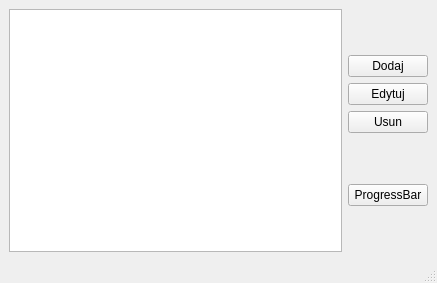
<?xml version="1.0" encoding="UTF-8"?>
<ui version="4.0">
 <class>MainWindow</class>
 <widget class="QMainWindow" name="MainWindow">
  <property name="geometry">
   <rect>
    <x>0</x>
    <y>0</y>
    <width>437</width>
    <height>283</height>
   </rect>
  </property>
  <property name="windowTitle">
   <string>MainWindow</string>
  </property>
  <widget class="QWidget" name="centralwidget">
   <layout class="QGridLayout" name="gridLayout">
    <item row="3" column="1">
     <widget class="QPushButton" name="pbUsun">
      <property name="text">
       <string>Usun</string>
      </property>
     </widget>
    </item>
    <item row="1" column="1">
     <widget class="QPushButton" name="pbDodaj">
      <property name="text">
       <string>Dodaj</string>
      </property>
     </widget>
    </item>
    <item row="0" column="0" rowspan="7">
     <widget class="QTableView" name="tableView"/>
    </item>
    <item row="2" column="1">
     <widget class="QPushButton" name="pbEdytuj">
      <property name="text">
       <string>Edytuj</string>
      </property>
     </widget>
    </item>
    <item row="5" column="1">
     <widget class="QPushButton" name="pbProgressBar">
      <property name="text">
       <string>ProgressBar</string>
      </property>
     </widget>
    </item>
   </layout>
  </widget>
  <widget class="QMenuBar" name="menubar">
   <property name="geometry">
    <rect>
     <x>0</x>
     <y>0</y>
     <width>437</width>
     <height>20</height>
    </rect>
   </property>
  </widget>
  <widget class="QStatusBar" name="statusbar"/>
 </widget>
 <resources/>
 <connections/>
</ui>
